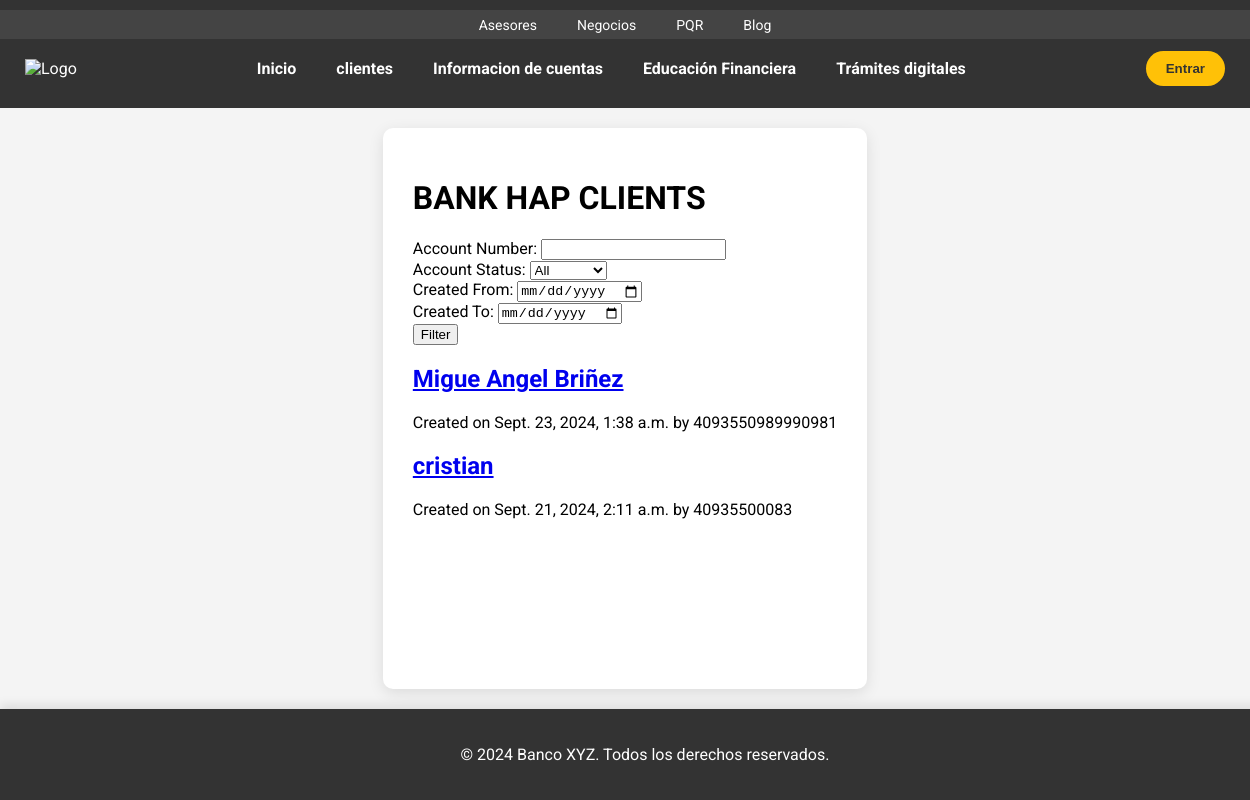
The page /clients/ on the database as committed earlier.
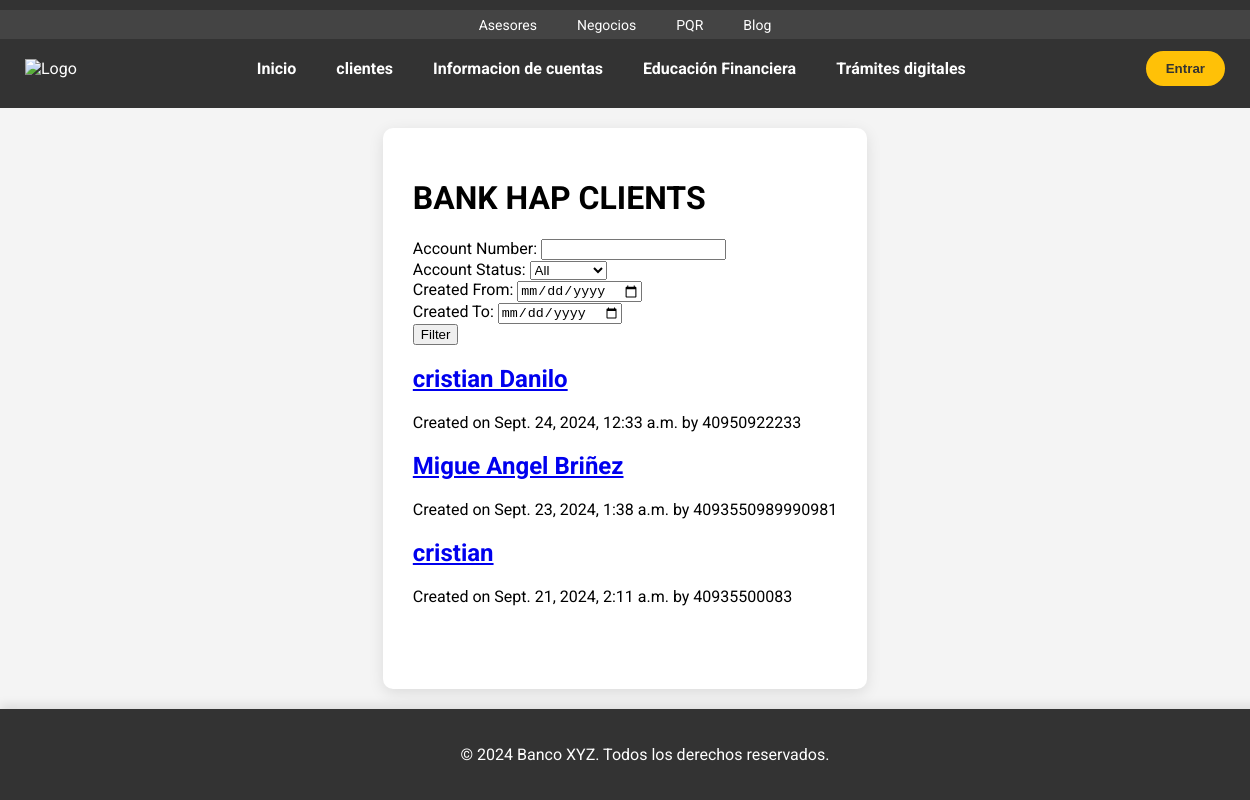
The same page on the database as committed later.
### blog/models.py (models this page shows, shortened)
class Client(models.Model):
    class Status(models.TextChoices):
        OWE = 'O', 'OWE'
        NODEBT = 'ND', 'NODEBT'
    name = models.CharField(max_length=100)
    image = models.URLField(blank=True)
    imageSave = models.ImageField(blank=True)
    email = models.EmailField()
    phone_number = models.CharField(max_length=15)
    address = models.CharField(max_length=200)
    created_at = models.DateTimeField(auto_now_add=True)
    updated_at = models.DateTimeField(auto_now=True)
    status = models.CharField(max_length=2,
                              choices=Status.choices,
                              default=Status.NODEBT)  # Estado del cliente por defecto en 'OWE' (deuda)
    class Meta:
        ordering = ['-created_at']
        indexes = [
            models.Index(fields=['-created_at']),
        ]
    def get_absolute_url(self):
        return reverse('blog:client_detail', args=[self.id])

class Account(models.Model):
    class Status(models.TextChoices):
        ACTIVE = 'ACT', 'Active'
        INACTIVE = 'INV', 'Inactive'
        REPORTED = 'RP', 'Reported'
    class AccountType(models.TextChoices):
        SAVINGS = 'SV', 'Savings'
        CHECKING = 'CK', 'Checking'
    client = models.OneToOneField(Client, on_delete=models.CASCADE, related_name='account')
    numberAccount = models.CharField(max_length=20, default='DEFAULT1')
    created = models.DateTimeField(auto_now_add=True)
    updated = models.DateTimeField(auto_now=True)
    status = models.CharField(max_length=3,
                              choices=Status.choices,
                              default=Status.ACTIVE)
    account_type = models.CharField(max_length=2,
                                     choices=AccountType.choices,
                                     default=AccountType.SAVINGS)
    class Meta:
        ordering = ['-created']
        indexes = [
            models.Index(fields=['-created']),
        ]

### blog/views.py (the view)
# urls.py: path('clients/', views.client_list, name='client_list'),
def client_list(request):
    clients = Client.objects.all() #Busca todos los clientes que se encuentren, sin verificar estatus
    return render(request, 'client/client_list.html', {'clients': clients})

### blog/templates/client/client_list.html (shortened to what this page needs)
{% extends "base.html" %}
{%load static%}
{% block content %}
    <h1>BANK HAP CLIENTS</h1>
    <form id="filterForm">
        <div>
            <label for="account_number">Account Number:</label>
            <input type="text" name="account_number" id="account_number">
        </div>
        <div>
            <label for="status">Account Status:</label>
            <select name="status" id="status">
                <option value="">All</option>
            </select>
        </div>
        <div>
            <label for="created_from">Created From:</label>
            <input type="date" name="created_from" id="created_from">
        </div>
        <div>
            <label for="created_to">Created To:</label>
            <input type="date" name="created_to" id="created_to">
        </div>
        <button type="button" id="filterButton">Filter</button>
    </form>
    <div id="clientList">
        {% for client in clients %}
            <div class="client-card"
                 data-account-number="{{ client.account.numberAccount }}"
                 data-status="{{ client.account.status }}"
                 data-created-at="{{ client.created_at|date:'Y-m-d' }}">
                <h2>
                    <a href="{{ client.get_absolute_url }}">
                        {{ client.name }}
                    </a>
                </h2>
                <p class="date">
                    Created on {{ client.created_at }} by {{ client.account.numberAccount }}
                </p>
            </div>
        {% endfor %}
    </div>
{% endblock %}

Rows that differ between the two databases and show on the page:
added Client: name "cristian Danilo", created_at "Sept. 24, 2024, 12:33 a.m.", account.numberAccount "40950922233"
